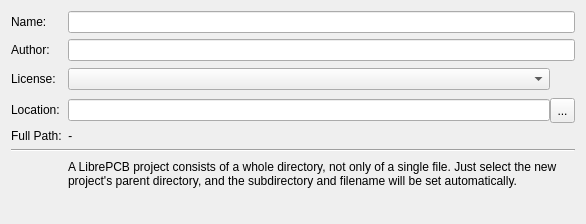
<?xml version="1.0" encoding="UTF-8"?>
<ui version="4.0">
 <class>librepcb::editor::NewProjectWizardPage_Metadata</class>
 <widget class="QWizardPage" name="librepcb::editor::NewProjectWizardPage_Metadata">
  <property name="geometry">
   <rect>
    <x>0</x>
    <y>0</y>
    <width>586</width>
    <height>224</height>
   </rect>
  </property>
  <property name="minimumSize">
   <size>
    <width>500</width>
    <height>0</height>
   </size>
  </property>
  <property name="title">
   <string>Project Metadata</string>
  </property>
  <property name="subTitle">
   <string>Specify some metadata of the project to be created.</string>
  </property>
  <layout class="QFormLayout" name="formLayout">
   <item row="0" column="0">
    <widget class="QLabel" name="label">
     <property name="text">
      <string>Name:</string>
     </property>
    </widget>
   </item>
   <item row="0" column="1">
    <widget class="QLineEdit" name="edtName">
     <property name="maxLength">
      <number>250</number>
     </property>
     <property name="clearButtonEnabled">
      <bool>true</bool>
     </property>
    </widget>
   </item>
   <item row="1" column="0">
    <widget class="QLabel" name="label_2">
     <property name="text">
      <string>Author:</string>
     </property>
    </widget>
   </item>
   <item row="1" column="1">
    <widget class="QLineEdit" name="edtAuthor">
     <property name="maxLength">
      <number>250</number>
     </property>
     <property name="clearButtonEnabled">
      <bool>true</bool>
     </property>
    </widget>
   </item>
   <item row="2" column="0">
    <widget class="QLabel" name="label_6">
     <property name="text">
      <string>License:</string>
     </property>
    </widget>
   </item>
   <item row="3" column="0">
    <widget class="QLabel" name="label_3">
     <property name="text">
      <string>Location:</string>
     </property>
    </widget>
   </item>
   <item row="3" column="1">
    <layout class="QHBoxLayout" name="horizontalLayout">
     <property name="spacing">
      <number>0</number>
     </property>
     <item>
      <widget class="QLineEdit" name="edtLocation"/>
     </item>
     <item>
      <widget class="QToolButton" name="btnLocation">
       <property name="minimumSize">
        <size>
         <width>25</width>
         <height>25</height>
        </size>
       </property>
       <property name="maximumSize">
        <size>
         <width>25</width>
         <height>25</height>
        </size>
       </property>
       <property name="text">
        <string notr="true">...</string>
       </property>
      </widget>
     </item>
    </layout>
   </item>
   <item row="4" column="0">
    <widget class="QLabel" name="label_7">
     <property name="text">
      <string>Full Path:</string>
     </property>
    </widget>
   </item>
   <item row="4" column="1">
    <widget class="QLabel" name="lblFullFilePath">
     <property name="font">
      <font>
       <italic>true</italic>
      </font>
     </property>
     <property name="text">
      <string notr="true">-</string>
     </property>
     <property name="wordWrap">
      <bool>true</bool>
     </property>
     <property name="textInteractionFlags">
      <set>Qt::LinksAccessibleByMouse|Qt::TextSelectableByMouse</set>
     </property>
    </widget>
   </item>
   <item row="6" column="0" colspan="2">
    <widget class="Line" name="line">
     <property name="orientation">
      <enum>Qt::Horizontal</enum>
     </property>
    </widget>
   </item>
   <item row="7" column="0">
    <widget class="QLabel" name="label_5">
     <property name="minimumSize">
      <size>
       <width>32</width>
       <height>32</height>
      </size>
     </property>
     <property name="maximumSize">
      <size>
       <width>32</width>
       <height>32</height>
      </size>
     </property>
     <property name="pixmap">
      <pixmap>:/img/status/info.png</pixmap>
     </property>
     <property name="scaledContents">
      <bool>true</bool>
     </property>
     <property name="alignment">
      <set>Qt::AlignRight|Qt::AlignTrailing|Qt::AlignVCenter</set>
     </property>
    </widget>
   </item>
   <item row="7" column="1">
    <widget class="QLabel" name="label_9">
     <property name="text">
      <string>A LibrePCB project consists of a whole directory, not only of a single file. Just select the new project's parent directory, and the subdirectory and filename will be set automatically.</string>
     </property>
     <property name="wordWrap">
      <bool>true</bool>
     </property>
    </widget>
   </item>
   <item row="2" column="1">
    <layout class="QHBoxLayout" name="horizontalLayout_2">
     <property name="spacing">
      <number>0</number>
     </property>
     <item>
      <widget class="QComboBox" name="cbxLicense">
       <property name="sizeAdjustPolicy">
        <enum>QComboBox::AdjustToContents</enum>
       </property>
      </widget>
     </item>
     <item>
      <widget class="QLabel" name="label_4">
       <property name="minimumSize">
        <size>
         <width>25</width>
         <height>25</height>
        </size>
       </property>
       <property name="maximumSize">
        <size>
         <width>25</width>
         <height>25</height>
        </size>
       </property>
       <property name="toolTip">
        <string>https://en.wikipedia.org/wiki/Creative_Commons_license</string>
       </property>
       <property name="text">
        <string>&lt;a href=&quot;https://en.wikipedia.org/wiki/Creative_Commons_license&quot;&gt;&lt;img src=&quot;:/img/status/info.png&quot; width=&quot;25&quot; height=&quot;25&quot;/&gt;&lt;/a&gt;</string>
       </property>
       <property name="scaledContents">
        <bool>true</bool>
       </property>
       <property name="openExternalLinks">
        <bool>true</bool>
       </property>
      </widget>
     </item>
    </layout>
   </item>
  </layout>
 </widget>
 <resources/>
 <connections/>
</ui>
